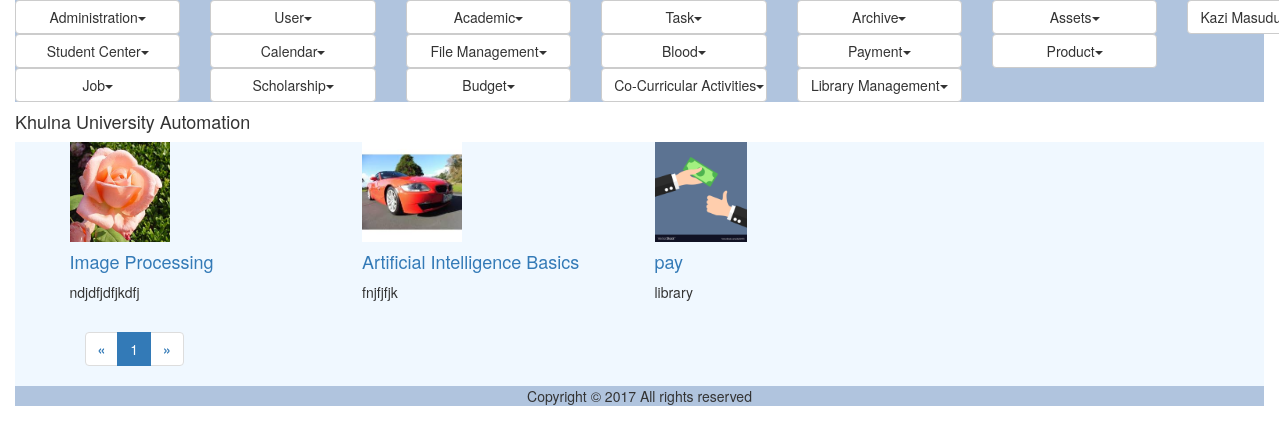
The page /thesis_home.php (signed in) on the database its author committed.
### tables this page shows
CREATE TABLE IF NOT EXISTS `tms_thesis` (
  `id` varchar(40) NOT NULL,
  `thumbnail` text NOT NULL,
  `title` varchar(256) NOT NULL,
  `pdf_link` text,
  `description` text NOT NULL,
  `year_id` varchar(40) NOT NULL,
  `term_id` varchar(40) NOT NULL,
  `course_id` varchar(40) NOT NULL,
  `discipline_id` varchar(40) NOT NULL,
  `created_at` timestamp NOT NULL,
  `updated_at` timestamp NOT NULL,
  PRIMARY KEY (`id`),
  KEY `year_id` (`year_id`),
  KEY `term_id` (`term_id`),
  KEY `course_id` (`course_id`),
  KEY `discipline_id` (`discipline_id`)
);

### util/class.util.inc (called while the page is built, shortened)
<?php
class ConfigUtil implements I_DBConfig, I_LogConfig, I_LanguageConfig{
	public static $s_instance;
	private $_host;
	private $_username;
	private $_password;
	private $_database;
	public static function getInstance() {
		if(!self::$s_instance) {
			self::$s_instance = new self();
		}
		return self::$s_instance;
	}
	private function readConfig(){
		$this->_ini_array = parse_ini_file(CONFIG.'system.ini');
		$this->_host =	$this->_ini_array['db_host'];
		$this->_username = $this->_ini_array['db_username'];
		$this->_password = $this->_ini_array['db_password'];
		$this->_database = $this->_ini_array['db_database'];
	}
	public function getDBHost(){
		return $this->_host;
	}
	public function getDBUserName(){
		return $this->_username;
	}
	public function getDBPassword(){
		return $this->_password;
	}
	public function getDBName(){
		return $this->_database;
	}
}
class DBUtil implements I_DBUtil {
	private static $s_instance;
	private $_host;
	private $_username;
	private $_password;
	private $_database;
	protected $_connection;
	protected $_result;
	public static function getInstance() {
		if(!self::$s_instance) {
			self::$s_instance = new self();
		}
		return self::$s_instance;
	}
	private function readDBConfig(){
		$_config = ConfigUtil::getInstance();
		$this->_host = $_config->getDBHost();
		$this->_username = $_config->getDBUserName();
		$this->_password = $_config->getDBPassword();
		$this->_database = $_config->getDBName();
	}
	private function setConnection(){
		$this->_connection = new mysqli($this->_host, $this->_username,
			$this->_password, $this->_database);
	}
	public function doQuery($sql) {
		$this->_result = $this->_connection->query($sql) or die(mysqli_error($this->_connection));
		return $this->_result;
	}
	public function getNumRows() {
		$this->_numRows = mysqli_num_rows($this->_result);
		return $this->_numRows;
	}
	public function getAllRows() {
		$rows = array();
		for($x = 0; $x < $this->getNumRows(); $x++) {
			$rows[] = mysqli_fetch_assoc($this->_result);
		}
		return $rows;
	}
}
class LogUtil{
	private static $s_instance;
	public static function getInstance(){
		if(!self::$s_instance) {
			self::$s_instance = new self();
		}
		return self::$s_instance;
	}
}
class LangUtil{
	private static $s_instance;
	public static function getInstance() {
		if(!self::$s_instance) {
			self::$s_instance = new self();
		}
		return self::$s_instance;
	}
}
?>

### modules/thesisArchive/ui/blade/view.thesisHome.blade.inc (called while the page is built, shortened)
<?php
include_once UTILITY.'class.util.inc';
include_once MODULES_THESIS.'bao/class.thesisbao.inc';
include_once MODULES_THESIS.'bao/class.thesisHomebao.inc';
$_ThesisBao=new ThesisBao();
$_ThesisHomeBao=new ThesisHomeBao();
?>

### modules/thesisArchive/bao/class.thesisHomebao.inc (called while the page is built, shortened)
<?php
include_once UTILITY.'class.util.inc';
include_once MODULES_THESIS.'dao/class.thesisdao.inc';
include_once MODULES_THESIS.'dao/class.thesisHomedao.inc';
class ThesisHomeBao{
    private $_ThesisHomeDao;
    public function __construct()
    {
        $this->_ThesisHomeDao=new ThesisHomeDao();
    }
    public function getLimitThesis($page,$limit){
        $Result=$this->_ThesisHomeDao->getLimitThesis($page,$limit);
        return $Result;
    }
}
?>

### modules/thesisArchive/dao/class.thesisHomedao.inc (called while the page is built, shortened)
<?php
include_once COMMON.'class.common.thesis.inc';
include_once UTILITY.'class.util.inc';
class ThesisHomeDao{
    private $_DB;
    public function __construct()
    {
        $this->_DB=DBUtil::getInstance();
    }
    public function getLimitThesis($page,$limit){
        $ThesisList=array();
        $SQL="SELECT * FROM tms_thesis ORDER BY tms_thesis.created_at LIMIT $page,$limit";
        $this->_DB->doQuery($SQL);
        $rows=$this->_DB->getAllRows();
        foreach ($rows as $row){
            $this->_Thesis=new Thesis();
            $this->_Thesis->setThesisId($row['id']);
            $this->_Thesis->setThesisThumbnail($row['thumbnail']);
            $this->_Thesis->setThesisTitle($row['title']);
            $this->_Thesis->setThesisDescription($row['description']);
            $this->_Thesis->setThesisPDFLink($row['pdf_link']);
            $this->_Thesis->setThesisYearId($row['year_id']);
            $this->_Thesis->setThesisTermId($row['term_id']);
            $this->_Thesis->setThesisCourseId($row['course_id']);
            $this->_Thesis->setThesisDisciplineId($row['discipline_id']);
            $this->_Thesis->setThesisCreatedAt($row['created_at']);
            $this->_Thesis->setThesisUpdatedAt($row['updated_at']);
            $ThesisList[]=$this->_Thesis;
        }
        $Result=new Result();
        $Result->setIsSuccess(1);
        $Result->setResultObject($ThesisList);
        return $Result;
    }
}
?>

### common/class.common.inc (called while the page is built, shortened)
<?php
class Result{
    private $_IsSuccess=0;
    private $_ResultObject;
    public function setIsSuccess($IsSuccess){
        $this->_IsSuccess = $IsSuccess;
    }
    public function getIsSuccess(){
        return $this->_IsSuccess;
    }
    public function setResultObject($ResultObject){
        $this->_ResultObject = $ResultObject;
    }
    public function getResultObject(){
        return $this->_ResultObject;
    }
}
?>

### common/class.common.thesis.inc (called while the page is built, shortened)
<?php
class Thesis{
	private $_thesisId;
	private $_thesisThumbnail;
	private $_thesisTitle;
	private $_thesisDescription;
    public function getThesisId()
    {
        return $this->_thesisId;
    }
    public function setThesisId($thesisId)
    {
        $this->_thesisId = $thesisId;
    }
    public function getThesisThumbnail()
    {
        return $this->_thesisThumbnail;
    }
    public function setThesisThumbnail($thesisThumbnail)
    {
        $this->_thesisThumbnail = $thesisThumbnail;
    }
    public function getThesisTitle()
    {
    	return $this->_thesisTitle;
    }
    public function setThesisTitle($thesisTitle)
    {
    	$this->_thesisTitle=$thesisTitle;
    }
    public function getThesisDescription()
    {
    	return $this->_thesisDescription;
    }
    public function setThesisDescription($thesisDescription)
    {
    	$this->_thesisDescription=$thesisDescription;
    }
}
?>

### modules/thesisArchive/bao/class.thesisbao.inc (called while the page is built, shortened)
<?php
include_once UTILITY.'class.util.inc';
include_once MODULES_THESIS.'dao/class.thesisdao.inc';
Class ThesisBao
{
    private $_ThesisDao;
    function __construct()
    {
        $this->_ThesisDao = new ThesisDao();
    }
    public function getAllThesis(){
        $Result=$this->_ThesisDao->getAllThesis();
        return $Result;
    }
}
?>

### modules/thesisArchive/dao/class.thesisdao.inc (called while the page is built, shortened)
<?php
include_once COMMON.'class.common.thesis.inc';
include_once UTILITY.'class.util.inc';
Class ThesisDao
{
    private $_DB;
    function __construct()
    {
        $this->_DB = DBUtil::getInstance();
    }
    public function getAllThesis(){
        $ThesisList=array();
        $SQL="SELECT * FROM tms_thesis ORDER BY tms_thesis.created_at";
        $this->_DB->doQuery($SQL);
        $rows=$this->_DB->getAllRows();
        foreach ($rows as $row) {
            $this->_Thesis=new Thesis();
            $this->_Thesis->setThesisId($row['id']);
            $this->_Thesis->setThesisThumbnail($row['thumbnail']);
            $this->_Thesis->setThesisTitle($row['title']);
            $this->_Thesis->setThesisDescription($row['description']);
            $this->_Thesis->setThesisPDFLink($row['pdf_link']);
            $this->_Thesis->setThesisYearId($row['year_id']);
            $this->_Thesis->setThesisTermId($row['term_id']);
            $this->_Thesis->setThesisCourseId($row['course_id']);
            $this->_Thesis->setThesisDisciplineId($row['discipline_id']);
            $this->_Thesis->setThesisCreatedAt($row['created_at']);
            $this->_Thesis->setThesisUpdatedAt($row['updated_at']);
            $ThesisList[]=$this->_Thesis;
        }
        $Result = new Result();
        $Result->setIsSuccess(1);
        $Result->setResultObject($ThesisList);
        return $Result;
    }
}
?>

### modules/thesisArchive/ui/view.thesisHome.inc (the view)
<?php
include_once COMMON.'class.common.inc';
include_once COMMON.'class.paginate.inc';
include_once 'blade/view.thesisHome.blade.inc';
?>
<div class="container">
    <div class="row">
        <?php
        $results_per_page=4;
        $_Paginate=new Paginate();
        $ThesisList=$_Paginate->loadPaginatedData($_ThesisHomeBao->getLimitThesis($_Paginate->paginationInitial(),$results_per_page));
        foreach ($ThesisList as $thesis){
            ?>
            <div class="col-lg-3 portfolio-item">
                <div class="card h-37">
                    <a href="<?php echo PageUtil::$THESIS_MEMBER.'?id='.$thesis->getThesisId();?>" class="card-header">
                        <img class="card-img-top" height = "100" weight = "100" src="<?php echo $thesis->getThesisThumbnail();?>"  alt="Thesis" ></a>
                    <div class="card-body">
                        <h4 class="card-title">
                            <a href="<?php echo PageUtil::$THESIS_MEMBER.'?id='.$thesis->getThesisId();?>"><?php echo $thesis->getThesisTitle();?></a>
                        </h4>
                        <p class="card-text"><?php
                            if(strlen($thesis->getThesisDescription())>80){
                                echo substr($thesis->getThesisDescription(),0,80).'...';
                            }
                            else{
                                echo $thesis->getThesisDescription();
                            }
                            ?></p>
                    </div>
                </div>
            </div>
            <?php
        }
        ?>
    </div>
    <?php
    echo $_Paginate->paginate($results_per_page,PageUtil::$THESIS_HOME,$_ThesisBao->getAllThesis());
    ?>
</div>

### rows shown on the page
tms_thesis: thumbnail (picture), title "Image Processing", description "ndjdfjdfjkdfj"
tms_thesis: thumbnail (picture), title "Artificial Intelligence Basics", description "fnjfjfjk"
tms_thesis: thumbnail (picture), title "pay", description "library"

### other values the page prints
$globalMenu[$i]->getTitle() "Administration User Academic Task Archive Assets Student Center Calendar File Management Blood Payment Product Job Scholarship Budget Co-Curricular Activities Library Management"
$CurrentUser->getFullName() "Kazi…"
